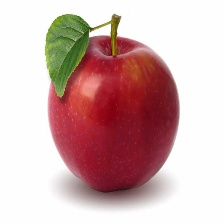
#> input picture dataset/archive/apples/0.jpg, 224 x 224 px
$ python -i canny.py   (imports and definitions only)
#> lines starting #> are read from the running program, lines starting #| are printed output that depends on the picture; after the words box and inside, x2 and y2 are one past the last pixel; in counts of white or black regions, pixels touching at a corner belong together
#> further down, picture is the input picture: shape (224, 224, 3); mean B, G, R 177.3, 178.2, 210
import cv2
import numpy as np

def canny(img):
    gray = cv2.cvtColor(img, cv2.COLOR_BGR2GRAY)
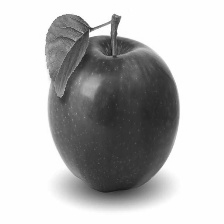
#> gray: shape (224, 224); min 26, max 255, mean 187.6
    blurred = cv2.GaussianBlur(gray, (3, 3), 0)
    mean = np.median(blurred)
#> mean = 254
    min_threshold = 0.66*mean
#> min_threshold = 167.6
    max_threshold = 1.33*mean
#> max_threshold = 337.8
    res = cv2.Canny(blurred, min_threshold, max_threshold)
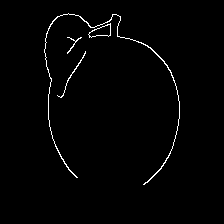
#> res: shape (224, 224); 1.4% white in thin lines or dots, all inside (x1, y1, x2, y2) = (44, 13, 180, 185)
    return res

>>> import cv2
>>> picture = cv2.imread('dataset/archive/apples/0.jpg')
>>> result = canny(picture)

$ run again, on dataset/archive/apples/10.jpg
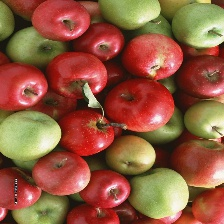
#> input picture dataset/archive/apples/10.jpg, 224 x 224 px
#> picture is the input picture: shape (224, 224, 3); mean B, G, R 62, 88.9, 145.2
#> in canny, `blurred = cv2.GaussianBlur(gray, (3, 3), 0)`:
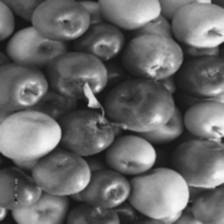
#> blurred: shape (224, 224); min 21, max 246, mean 102.7
#> mean = 93
#> min_threshold = 61.38
#> max_threshold = 123.7
#> in canny, `res = cv2.Canny(blurred, min_threshold, max_threshold)`:
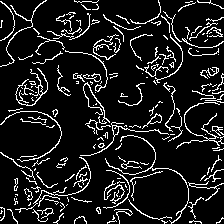
#> res: shape (224, 224); 11.2% white in thin lines or dots

$ run again, on dataset/archive/apples/14.jpg
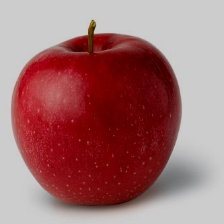
#> input picture dataset/archive/apples/14.jpg, 224 x 224 px
#> picture is the input picture: shape (224, 224, 3); mean B, G, R 114, 112.8, 162.9
#> in canny, `gray = cv2.cvtColor(img, cv2.COLOR_BGR2GRAY)`:
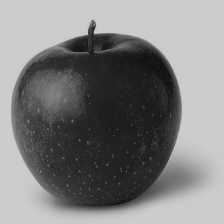
#> gray: shape (224, 224); min 13, max 209, mean 127.9
#> mean = 140
#> min_threshold = 92.4
#> max_threshold = 186.2
#> in canny, `res = cv2.Canny(blurred, min_threshold, max_threshold)`:
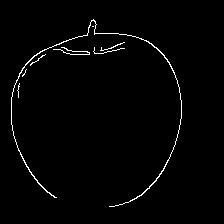
#> res: shape (224, 224); 1.6% white in thin lines or dots, all inside (x1, y1, x2, y2) = (11, 19, 182, 207)

$ run again, on dataset/archive/apples/18.jpg
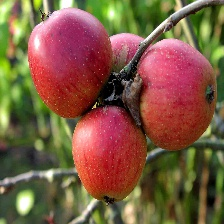
#> input picture dataset/archive/apples/18.jpg, 224 x 224 px
#> picture is the input picture: shape (224, 224, 3); mean B, G, R 65.8, 90.8, 125.6
#> in canny, `blurred = cv2.GaussianBlur(gray, (3, 3), 0)`:
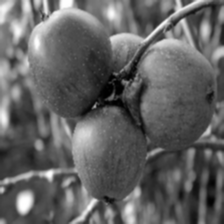
#> blurred: shape (224, 224); min 0, max 255, mean 98.4
#> mean = 88
#> min_threshold = 58.08
#> max_threshold = 117
#> in canny, `res = cv2.Canny(blurred, min_threshold, max_threshold)`:
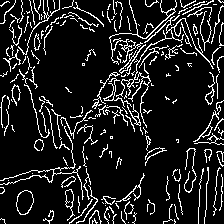
#> res: shape (224, 224); 12.2% white in thin lines or dots
